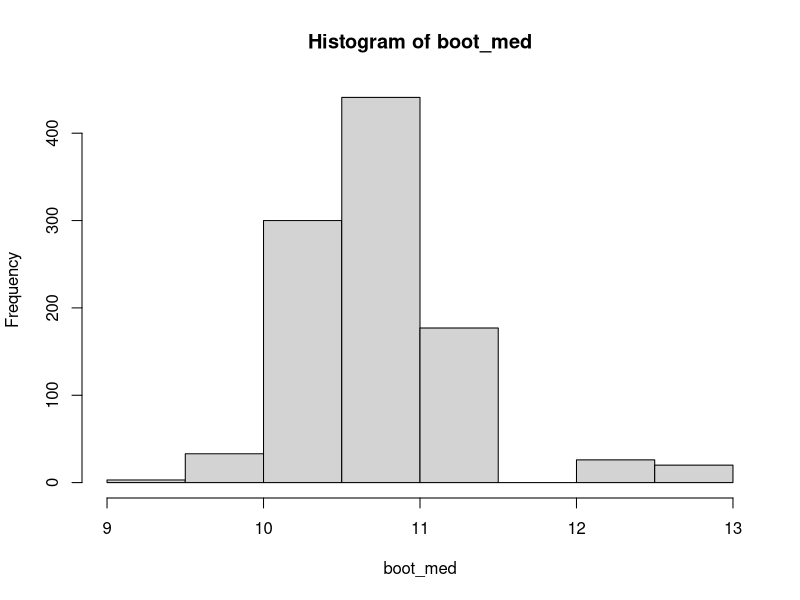
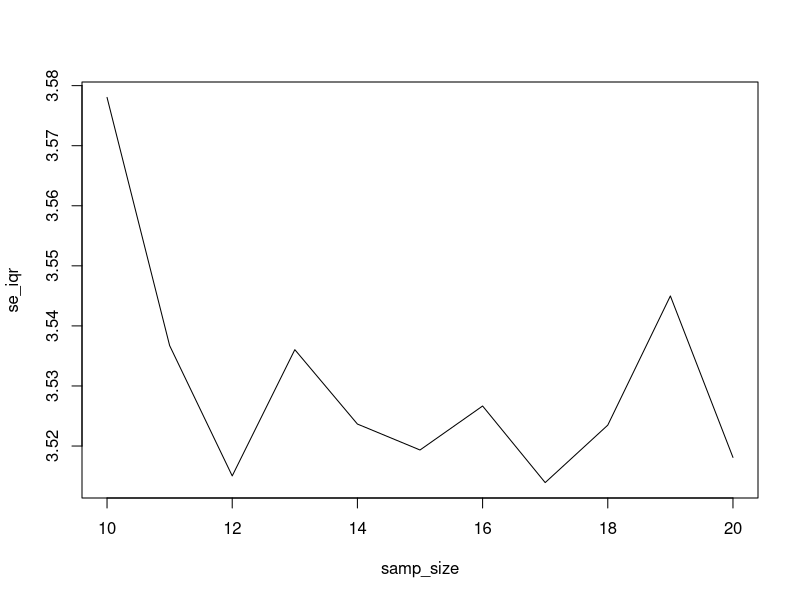

These figures' R source, in order:
#'---------HEADER---------
#'@title Simularion of Sampling to answer...
#'HOW BIG SHOULD MY SAMPLE SIZE BE?!?
#'@author Nina McDonnell
#'@Date 9/24/20

#libraries for this code
library(dplyr)
library(purrr)

#'Bootstrapping is based on repeated draws from a SMAPLE
#'Not the same as simulation sampling based on POPULATION parameters

#Create the sample we are going to work with ####
set.seed(2020)
samp <- rnorm(41, mean=10, sd=3)

#one bootstrap sample ####

#a bootstrap sa,ple is a resamples set of values
#with the same n, sampled with replacement

one_boot <- sample(samp,
                   size= length(samp),
                   replace= TRUE)

#show that they are drawn from each other:
one_boot %in% samp


#boostrapped medians! ####

#1000 times, sample from samp and calculate median
boot_med <- replicate(1000,
                      sample(samp, 
                             size=length(samp),
                             replace= TRUE) %>% median)
length(boot_med) #you can see that it is  1000 long

#Let's look at it
hist(boot_med)

#the SE of the median is the SD of these bootstrapps!
sd(boot_med)

#the 2/3 condifence interval is 
mean(boot_med) + sd(boot_med)
mean(boot_med) - sd(boot_med)

median(samp)
mean(boot_med)

#SE of the mean ####
boot_mean <- replicate(1000,
                      sample(samp, 
                             size=length(samp),
                             replace= TRUE) %>% mean())

#compare SE
sd(boot_mean)
sd(samp)/sqrt(length(samp))

#the 2/3 condifence interval is 
mean(boot_mean) + sd(boot_mean)
mean(boot_mean) - sd(boot_mean)

median(samp)
mean(boot_med)

#pair programming exercise####

samp_iqr <- replicate(1000,
                      sample(samp,
                             size=length(samp),
                             replace=TRUE) %>% IQR())

mean(samp)
sd(samp)

#we will make 2 columns- one for sample size and one for IQRs
#'Here's the plan:
#'start with a data frame that has a column for sample sizes and a column for IQRs calculated from sampling our vector
#'for each sample size, replicate 1000 times
#'bootstrap draws
#'and ger an IQR
#'and now I have 1000 bootstraped IQRs and different sample sizes
  #sample mean was 10
  #sample sd was 3

boot_iqrs <- data.frame(samp_size=10:20) %>% 
  rowwise(samp_size) %>% 
  summarize(boot_iqr=replicate(1000,
                               sample(samp,
                                      size=samp_size, 
                                      replace=TRUE %>% 
                                        IQR)))

boot_se_iqrs <- boot_iqrs %>% 
  group_by(samp_size) %>% 
  summarize(se_iqr = sd(boot_iqr))

plot(se_iqr ~ samp_size, data=boot_se_iqrs,
     type= "l")
